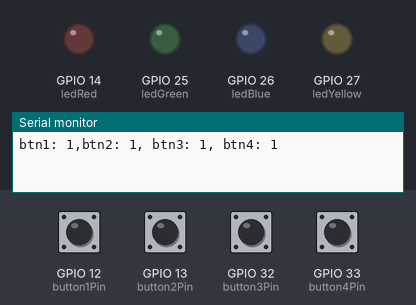
The sketch below on a simulated ESP32. Shown: output pins drawn as LEDs (lit = HIGH), the last lines printed to the serial monitor. Inputs (shaded band) come from the test bench; at power-on: GPIO 12 (button1Pin), GPIO 13 (button2Pin), GPIO 32 (button3Pin), GPIO 33 (button4Pin) HIGH.

Above: at 1.2 s.
1.3 s: GPIO 12 (button1Pin) pulled LOW for 0.15 s
At 1.37 s:
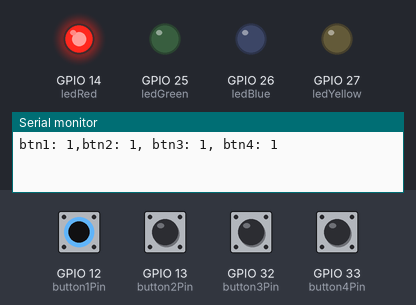
2.9 s: GPIO 13 (button2Pin) pulled LOW for 0.15 s
At 2.97 s:
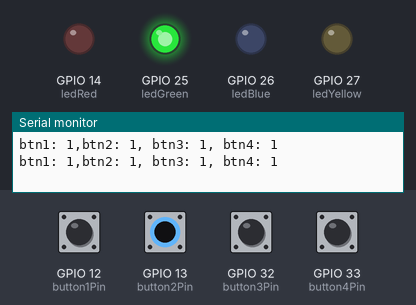
4.5 s: GPIO 32 (button3Pin) pulled LOW for 0.15 s
At 4.57 s:
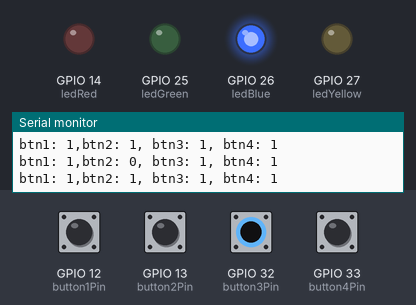
6.1 s: GPIO 33 (button4Pin) pulled LOW for 0.15 s
At 6.17 s:
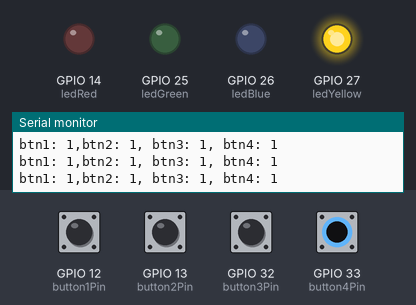
7.7 s: GPIO 12 (button1Pin) driven LOW and GPIO 13 (button2Pin) driven LOW
At 8.7 s:
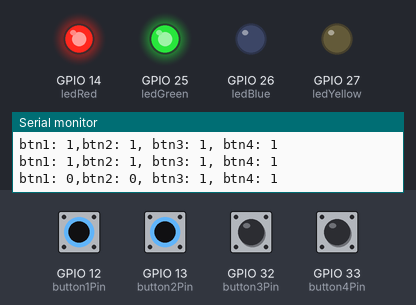
9.2 s: GPIO 32 (button3Pin) pulled LOW for 1 s
At 9.8 s:
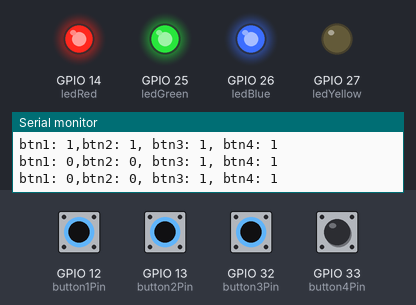
Timing chart, 0 to 12.2 s (numbered marks = the images above; inputs shaded):
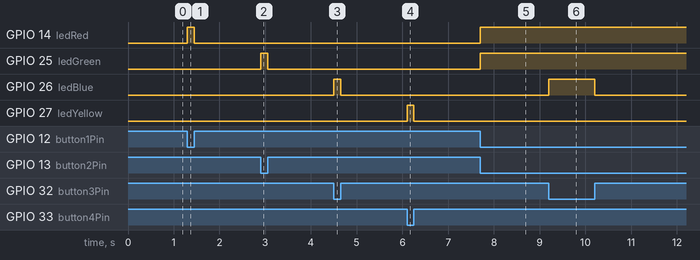

Measured:
- after the input at 1.3 s, GPIO 14 (ledRed): LOW → HIGH at once, → LOW 0.15 s later
- after the input at 2.9 s, GPIO 25 (ledGreen): LOW → HIGH at once, → LOW 0.15 s later
- after the input at 4.5 s, GPIO 26 (ledBlue): LOW → HIGH at once, → LOW 0.15 s later
- after the input at 6.1 s, GPIO 27 (ledYellow): LOW → HIGH at once, → LOW 0.15 s later
- after the input at 7.7 s, GPIO 14 (ledRed), GPIO 25 (ledGreen): LOW → HIGH at once
- after the input at 9.2 s, GPIO 26 (ledBlue): LOW → HIGH at once, → LOW 1.0 s later

The sketch:

simpleProject.ino
```cpp
void task1()
{
    // Definición de estados y variable de estado
    enum class Task1States
    {
        INIT,
        WAIT_TIMEOUT
    };
    static Task1States task1State = Task1States::INIT;

    // Definición de variables static (conservan
    // su valor entre llamadas a task1)
    static uint32_t lasTime = 0;

    // Constantes

    constexpr uint32_t INTERVAL = 1000;
    constexpr uint8_t button1Pin = 12;
    constexpr uint8_t button2Pin = 13;
    constexpr uint8_t button3Pin = 32;
    constexpr uint8_t button4Pin = 33;
    constexpr uint8_t ledRed = 14;
    constexpr uint8_t ledGreen = 25;
    constexpr uint8_t ledBlue = 26;
    constexpr uint8_t ledYellow = 27;

    // MÁQUINA de ESTADOS

    switch (task1State)
    {
    case Task1States::INIT:
    {
        Serial.begin(115200);
        pinMode(button1Pin, INPUT_PULLUP);
        pinMode(button2Pin, INPUT_PULLUP);
        pinMode(button3Pin, INPUT_PULLUP);
        pinMode(button4Pin, INPUT_PULLUP);
        pinMode(ledRed, OUTPUT);
        pinMode(ledGreen, OUTPUT);
        pinMode(ledBlue, OUTPUT);
        pinMode(ledYellow, OUTPUT);
        lasTime = millis();
        task1State = Task1States::WAIT_TIMEOUT;

        break;
    }
    case Task1States::WAIT_TIMEOUT:
    {
        uint8_t btn1State = digitalRead(button1Pin);
        uint8_t btn2State = digitalRead(button2Pin);
        uint8_t btn3State = digitalRead(button3Pin);
        uint8_t btn4State = digitalRead(button4Pin);
        uint32_t currentTime = millis();

        // Evento 1:
        if ((currentTime - lasTime) >= INTERVAL)
        {
            lasTime = currentTime;
            printf("btn1: %d,btn2: %d, btn3: %d, btn4: %d\n", btn1State, btn2State, btn3State, btn4State);
        }

        // Evento 2
        if (btn1State == LOW)
            digitalWrite(ledRed, HIGH);
        // Evento 3
        if (btn2State == LOW)
            digitalWrite(ledGreen, HIGH);
        // Evento 4
        if (btn3State == LOW)
            digitalWrite(ledBlue, HIGH);
        // Evento 5
        if (btn4State == LOW)
            digitalWrite(ledYellow, HIGH);

            // Evento 2
        if (btn1State == HIGH)
            digitalWrite(ledRed, LOW);
        // Evento 3
        if (btn2State == HIGH)
            digitalWrite(ledGreen, LOW);
        // Evento 4
        if (btn3State == HIGH)
            digitalWrite(ledBlue, LOW);
        // Evento 5
        if (btn4State == HIGH)
            digitalWrite(ledYellow, LOW);


        break;
    }
    default:
    {
        Serial.println("Error");
    }
    }
}

void setup()
{
    task1();
}

void loop()
{
    task1();
}
```
